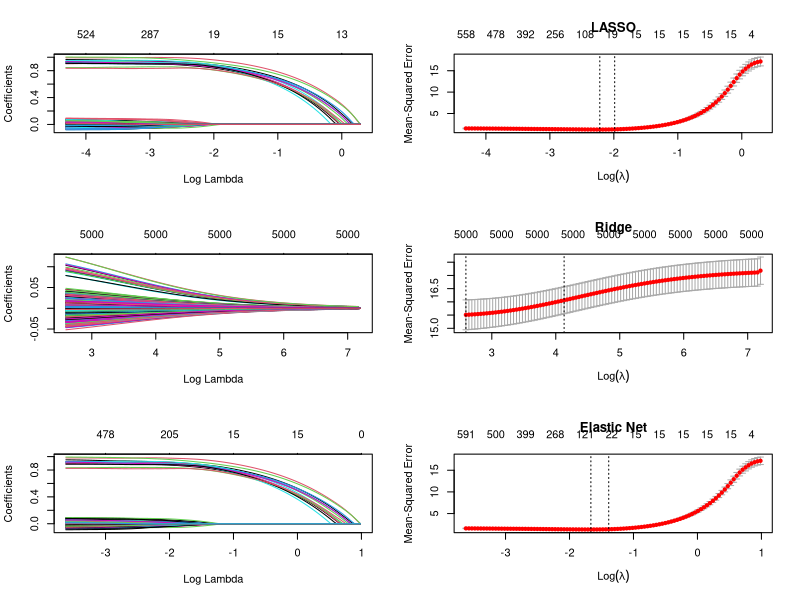

Here is the R script that generated this plot:
#***************************************************************************************#
#                           Construction siteX                                            ####
#***************************************************************************************#

library(MASS)  # Package needed to generate correlated precictors
library(glmnet)  # Package to fit ridge/lasso/elastic net models

set.seed(19875)  # Set seed for reproducibility
n <- 1000  # Number of observations
p <- 5000  # Number of predictors included in model
real_p <- 15  # Number of true predictors

x <- matrix(rnorm(n*p), nrow=n, ncol=p)
y <- apply(x[,1:real_p], 1, sum) + rnorm(n)

# Split data into train (2/3) and test (1/3) sets
train_rows <- sample(1:n, .66*n)
x.train <- x[train_rows, ]
x.test <- x[-train_rows, ]

y.train <- y[train_rows]
y.test <- y[-train_rows]

# Fit models 
# (For plots on left):
fit.lasso <- glmnet(x.train, y.train, family="gaussian", alpha=1)
fit.ridge <- glmnet(x.train, y.train, family="gaussian", alpha=0)
fit.elnet <- glmnet(x.train, y.train, family="gaussian", alpha=.5)

# 10-fold Cross validation for each alpha = 0, 0.1, ... , 0.9, 1.0
# (For plots on Right)
for (i in 0:10) {
  assign(paste("fit", i, sep=""), cv.glmnet(x.train, y.train, type.measure="mse", 
                                            alpha=i/10,family="gaussian"))
}

# Plot solution paths:
par(mfrow=c(3,2))

# For plotting options, type '?plot.glmnet' in R console
plot(fit.lasso, xvar="lambda")
plot(fit10, main="LASSO")

plot(fit.ridge, xvar="lambda")
plot(fit0, main="Ridge")

plot(fit.elnet, xvar="lambda")
plot(fit5, main="Elastic Net")

